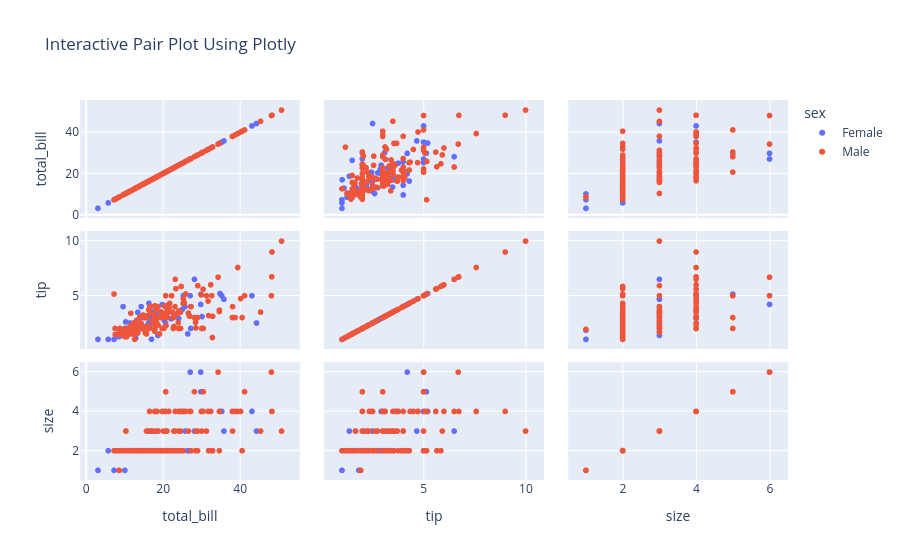

The code cell stored with this chart in its notebook:
### Markdown cell above
#### Plotly

### Code cell
import plotly.express as px

# Create Scatter Matrix

fig = px.scatter_matrix(
    tips,
    dimensions=[
        "total_bill",
        "tip",
        "size"
    ],
    color="sex",
    title="Interactive Pair Plot Using Plotly"
)
# Display Plot
fig.show()

### Figure 1 — Plotly figure (JSON) as saved in the notebook; plotly's stock layout.template omitted (floating-point values rounded to 4 significant figures; data arrays with more than 128 entries replaced by an {"elided": "..."} marker saying what was removed)
{"data": [{"dimensions": [{"axis": {"matches": true}, "label": "total_bill", "values": [16.99, 24.59, 35.26, 14.83, 10.33, 16.97, 20.29, 15.77, 19.65, 15.06, 20.69, 16.93, 10.29, 34.81, 26.41, 16.45, 3.07, 17.07, 26.86, 25.28, 14.73, 10.07, 34.83, 5.75, 16.32, 22.75, 11.35, 15.38, 44.3, 22.42, 20.92, 14.31, 7.25, 25.71, 17.31, 10.65, 12.43, 24.08, 13.42, 12.48, 29.8, 14.52, 11.38, 20.27, 11.17, 12.26, 18.26, 8.51, 10.33, 14.15, 13.16, 17.47, 27.05, 16.43, 8.35, 18.64, 11.87, 29.85, 25.0, 13.39, 16.21, 17.51, 10.59, 10.63, 9.6, 20.9, 18.15, 19.81, 43.11, 13.0, 12.74, 13.0, 16.4, 16.47, 12.76, 13.27, 28.17, 12.9, 30.14, 13.42, 15.98, 16.27, 10.09, 22.12, 35.83, 27.18, 18.78]}, {"axis": {"matches": true}, "label": "tip", "values": [1.01, 3.61, 5.0, 3.02, 1.67, 3.5, 2.75, 2.23, 3.0, 3.0, 2.45, 3.07, 2.6, 5.2, 1.5, 2.47, 1.0, 3.0, 3.14, 5.0, 2.2, 1.83, 5.17, 1.0, 4.3, 3.25, 2.5, 3.0, 2.5, 3.48, 4.08, 4.0, 1.0, 4.0, 3.5, 1.5, 1.8, 2.92, 1.68, 2.52, 4.2, 2.0, 2.0, 2.83, 1.5, 2.0, 3.25, 1.25, 2.0, 2.0, 2.75, 3.5, 5.0, 2.3, 1.5, 1.36, 1.63, 5.14, 3.75, 2.61, 2.0, 3.0, 1.61, 2.0, 4.0, 3.5, 3.5, 4.19, 5.0, 2.0, 2.01, 2.0, 2.5, 3.23, 2.23, 2.5, 6.5, 1.1, 3.09, 3.48, 3.0, 2.5, 2.0, 2.88, 4.67, 2.0, 3.0]}, {"axis": {"matches": true}, "label": "size", "values": [2, 4, 4, 2, 3, 3, 2, 2, 2, 2, 4, 3, 2, 4, 2, 2, 1, 3, 2, 2, 2, 1, 4, 2, 2, 2, 2, 2, 3, 2, 2, 2, 1, 3, 2, 2, 2, 4, 2, 2, 6, 2, 2, 2, 2, 2, 2, 2, 2, 2, 2, 2, 6, 2, 2, 3, 2, 5, 4, 2, 3, 2, 2, 2, 2, 3, 3, 2, 4, 2, 2, 2, 2, 3, 2, 2, 3, 2, 4, 2, 3, 2, 2, 2, 3, 2, 2]}], "hovertemplate": "sex=Female<br>%{xaxis.title.text}=%{x}<br>%{yaxis.title.text}=%{y}<extra></extra>", "legendgroup": "Female", "marker": {"color": "#636efa", "symbol": "circle"}, "name": "Female", "showlegend": true, "type": "splom"}, {"dimensions": [{"axis": {"matches": true}, "label": "total_bill", "values": {"elided": "157 float values"}}, {"axis": {"matches": true}, "label": "tip", "values": {"elided": "157 float values"}}, {"axis": {"matches": true}, "label": "size", "values": {"elided": "157 int values"}}], "hovertemplate": "sex=Male<br>%{xaxis.title.text}=%{x}<br>%{yaxis.title.text}=%{y}<extra></extra>", "legendgroup": "Male", "marker": {"color": "#EF553B", "symbol": "circle"}, "name": "Male", "showlegend": true, "type": "splom"}], "layout": {"dragmode": "select", "legend": {"title": {"text": "sex"}, "tracegroupgap": 0}, "title": {"text": "Interactive Pair Plot Using Plotly"}}}
